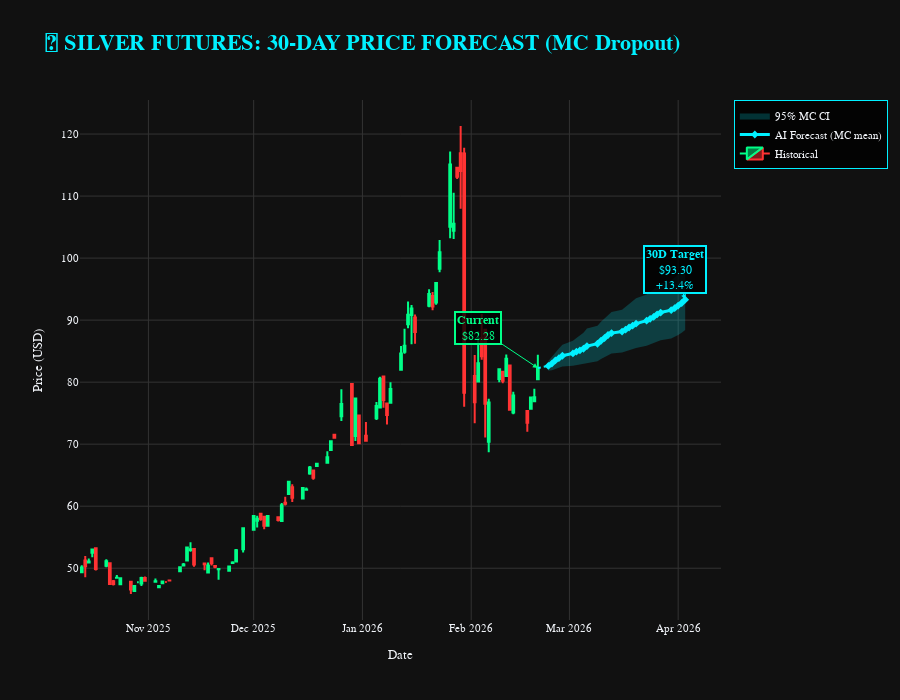

Notebook cell for this chart:
### Markdown cell above
---
# 6. FUTURE PRICE FORECAST

## 30-Day Forward Prediction

### Code cell
def mc_predict(model, X: np.ndarray, n_samples: int = 30) -> Tuple[np.ndarray, np.ndarray]:
    """
    Monte Carlo Dropout inference.
    Runs the model n_samples times with dropout ACTIVE (training=True)
    to produce a distribution of predictions — mean = forecast, std = uncertainty.
    """
    preds = np.array([
        model(X, training=True).numpy().flatten()
        for _ in range(n_samples)
    ])
    return preds.mean(axis=0), preds.std(axis=0)


def generate_future_forecast(
    df: pd.DataFrame,
    feature_cols: List[str],
    sequence_length: int = CFG.SEQ_LEN,
    forecast_days: int = 30,
    mc_samples: int = 30
) -> Tuple[np.ndarray, np.ndarray, pd.DatetimeIndex]:
    """
    Multi-step future price forecast with Monte Carlo uncertainty.

    v3.1 changes:
    • Load fold-5 checkpoint model — NO retraining (was 3+ hours)
    • Load fold-5 scaler from disk for consistent feature scaling
    • MC Dropout uncertainty via mc_predict (30 samples)
    • ±1.5%/day clip (silver typical daily range guard)
    • Confidence bands from MC std (√t propagation)
    """
    print(f"\n[FORECAST] Generating {forecast_days}-day forecast "
          f"(MC samples={mc_samples})...")

    # ── Load production model & scaler from last walk-forward fold ─────────────
    model_path  = 'checkpoints/fold5_best.keras'
    scaler_path = 'checkpoints/scaler_fold5.pkl'

    if not os.path.exists(model_path):
        raise FileNotFoundError(
            f"Fold-5 checkpoint not found at '{model_path}'. "
            "Run the Walk-Forward Validation cell first."
        )
    prod_model = tf.keras.models.load_model(
        model_path,
        custom_objects={'directional_huber_loss': directional_huber_loss}
    )
    prod_scaler = joblib.load(scaler_path)
    print(f"  ✓ Loaded fold-5 model ({model_path}) and scaler")

    # ── Prepare scaled sequence window ─────────────────────────────────────────
    features = df[feature_cols].values
    nf = features.shape[1]
    nt = sequence_length

    # Use the fold-5 scaler to transform (fitted on fold-5 train data)
    # Shape for scaler: (N_timesteps, N_features)
    X_full_s = prod_scaler.transform(features)          # (N, 18)

    # Build rolling windows on the SCALED data
    X_seqs = np.array([
        X_full_s[i - nt:i]
        for i in range(nt, len(X_full_s))
    ])  # (N_seqs, 60, 18)

    last_seq = X_seqs[-1].copy()   # Seed for recursive forecast

    # Scaling coefficients for Return_Lag_1 (feature index 0)
    # Used to re-inject today's predicted log return as tomorrows Return_Lag_1
    lag1_center = prod_scaler.center_[0]
    lag1_scale  = prod_scaler.scale_[0]

    print("  ✓ Running MC forecast...")
    fc_means, fc_stds = [], []

    for _ in range(forecast_days):
        inp = last_seq.reshape(1, nt, nf)
        p_mean, p_std = mc_predict(prod_model, inp, n_samples=mc_samples)

        # Clip to ±1.5% per day — real silver 99th-pctile daily move
        pred = float(np.clip(p_mean[0], -0.015, 0.015))
        fc_means.append(pred)
        fc_stds.append(float(p_std[0]))

        # Re-inject scaled prediction at position 0 (Return_Lag_1)
        new_feat    = last_seq[-1].copy()
        new_feat[0] = (pred - lag1_center) / lag1_scale
        last_seq    = np.vstack([last_seq[1:], new_feat])

    # ── Convert log-returns → price levels ────────────────────────────────────
    last_price = df['Silver_Close'].iloc[-1]
    fc_prices  = [last_price]
    for lr in fc_means:
        fc_prices.append(fc_prices[-1] * np.exp(lr))
    fc_prices = np.array(fc_prices[1:])

    # MC-based 2-sigma expanding confidence intervals (error propagation: ±2σ√t)
    cumul_std  = np.sqrt(np.cumsum(np.array(fc_stds) ** 2))
    conf_upper = fc_prices * np.exp( 2 * cumul_std)
    conf_lower = fc_prices * np.exp(-2 * cumul_std)

    last_date      = df.index[-1]
    forecast_dates = pd.bdate_range(
        start=last_date + pd.Timedelta(days=1), periods=forecast_days
    )

    chg = (fc_prices[-1] / last_price - 1) * 100
    print(f"  ✓ Forecast complete")
    print(f"  Current Price:  ${last_price:.2f}")
    print(f"  30-Day Target:  ${fc_prices[-1]:.2f}  ({chg:+.2f}%)")
    print(f"  MC Uncertainty: ±{np.mean(fc_stds)*100:.4f}% avg daily std")
    print(f"  95% CI range:   ${conf_lower[-1]:.2f} – ${conf_upper[-1]:.2f}")

    return fc_prices, (conf_lower, conf_upper), forecast_dates


def plot_future_forecast(
    historical_df: pd.DataFrame,
    forecast_prices: np.ndarray,
    confidence_bounds: Tuple[np.ndarray, np.ndarray],
    forecast_dates: pd.DatetimeIndex,
    lookback_days: int = 90
) -> None:
    """Bloomberg-style forecast chart with MC confidence band."""
    hist = historical_df.iloc[-lookback_days:]
    fig  = go.Figure()

    fig.add_trace(go.Candlestick(
        x=hist.index,
        open=hist['Silver_Open'], high=hist['Silver_High'],
        low=hist['Silver_Low'],   close=hist['Silver_Close'],
        name='Historical',
        increasing_line_color='#00FF88', decreasing_line_color='#FF3333'
    ))

    bridge_x = [hist.index[-1], forecast_dates[0]]
    bridge_y = [hist['Silver_Close'].iloc[-1], forecast_prices[0]]
    fig.add_trace(go.Scatter(x=bridge_x, y=bridge_y, mode='lines',
                             line=dict(color='#00F0FF', width=2, dash='dot'),
                             showlegend=False))

    fig.add_trace(go.Scatter(
        x=forecast_dates, y=forecast_prices,
        mode='lines+markers', name='AI Forecast (MC mean)',
        line=dict(color='#00F0FF', width=3),
        marker=dict(size=6, symbol='diamond')
    ))

    conf_lower, conf_upper = confidence_bounds
    fig.add_trace(go.Scatter(x=forecast_dates, y=conf_upper, mode='lines',
                             name='95% MC CI', line=dict(width=0), showlegend=False))
    fig.add_trace(go.Scatter(x=forecast_dates, y=conf_lower, mode='lines',
                             name='95% MC CI', line=dict(width=0),
                             fillcolor='rgba(0,240,255,0.2)', fill='tonexty'))

    cur_price = hist['Silver_Close'].iloc[-1]
    tgt_price = forecast_prices[-1]
    chg_pct   = (tgt_price / cur_price - 1) * 100

    fig.add_annotation(x=forecast_dates[-1], y=tgt_price,
                       text=f"<b>30D Target</b><br>${tgt_price:.2f}<br>{chg_pct:+.1f}%",
                       showarrow=True, arrowhead=2, arrowcolor='#00F0FF',
                       bgcolor='rgba(0,0,0,0.8)', bordercolor='#00F0FF',
                       borderwidth=2, font=dict(color='#00F0FF', size=12))
    fig.add_annotation(x=hist.index[-1], y=cur_price,
                       text=f"<b>Current</b><br>${cur_price:.2f}",
                       showarrow=True, arrowhead=2, arrowcolor='#00FF88',
                       bgcolor='rgba(0,0,0,0.8)', bordercolor='#00FF88',
                       borderwidth=2, font=dict(color='#00FF88', size=12),
                       ax=-60, ay=-40)

    fig.update_layout(
        title=dict(
            text='<b>🔮 SILVER FUTURES: 30-DAY PRICE FORECAST (MC Dropout)</b>',
            font=dict(size=22, color='#00F0FF', family='Courier New')
        ),
        template='plotly_dark', xaxis_title='Date', yaxis_title='Price (USD)',
        height=700, hovermode='x unified',
        font=dict(family='Courier New', size=11),
        showlegend=True,
        legend=dict(bgcolor='rgba(0,0,0,0.8)', bordercolor='#00F0FF', borderwidth=1)
    )
    fig.update_xaxes(rangeslider_visible=False, gridcolor='#333333', showgrid=True)
    fig.update_yaxes(gridcolor='#333333', showgrid=True)
    fig.show()
    print("\n[VIZ] ✓ MC Dropout forecast chart rendered")


# ── Run forecast ───────────────────────────────────────────────────────────────
forecast_prices, confidence_bounds, forecast_dates = generate_future_forecast(
    df_features, feature_cols, sequence_length=CFG.SEQ_LEN,
    forecast_days=30, mc_samples=30
)

plot_future_forecast(
    df_features, forecast_prices, confidence_bounds, forecast_dates,
    lookback_days=90
)

forecast_df = pd.DataFrame({
    'Date':           forecast_dates,
    'Forecast_Price': forecast_prices,
    'Lower_95CI':     confidence_bounds[0],
    'Upper_95CI':     confidence_bounds[1]
})
forecast_df.to_csv('silver_30day_forecast.csv', index=False)
print("\n[EXPORT] ✓ Forecast saved to silver_30day_forecast.csv")

### Figure 1 — Plotly figure (JSON) as saved in the notebook; plotly's stock layout.template omitted (floating-point values rounded to 4 significant figures)
{"data": [{"close": [50.13, 50.31, 51.07, 53.02, 49.86, 51.12, 47.45, 47.46, 48.48, 48.38, 46.56, 47.12, 47.72, 48.43, 47.99, 47.89, 47.13, 47.86, 47.79, 48.02, 50.18, 50.62, 53.33, 53.07, 50.59, 50.62, 50.45, 50.79, 50.25, 49.87, 50.29, 50.93, 52.92, 56.45, 58.42, 57.98, 57.92, 56.85, 58.42, 57.78, 60.17, 60.38, 63.93, 61.36, 62.94, 62.7, 66.24, 64.59, 66.85, 67.91, 70.49, 71.03, 76.49, 69.86, 77.37, 70.13, 70.56, 76.16, 80.53, 77.14, 74.72, 78.88, 84.61, 85.88, 90.87, 91.88, 88.09, 94.21, 92.21, 95.98, 100.9, 115.1, 105.5, 113.1, 114.0, 78.29, 76.78, 83.04, 84.17, 76.53, 76.74, 82.07, 80.22, 83.75, 75.55, 77.85, 73.45, 77.51, 77.57, 82.28], "decreasing": {"line": {"color": "#FF3333"}}, "high": [50.49, 51.99, 51.58, 53.1, 53.34, 51.43, 50.81, 48.12, 48.91, 48.43, 47.81, 47.12, 47.72, 48.61, 48.68, 48.35, 47.13, 47.88, 47.79, 48.04, 50.18, 50.85, 53.5, 54.2, 53.1, 50.75, 50.92, 51.75, 50.35, 49.94, 50.29, 51.13, 53.1, 56.46, 58.47, 58.46, 58.9, 58.3, 58.47, 58.34, 60.52, 61.53, 63.93, 63.56, 62.95, 63.0, 66.47, 65.78, 66.85, 68.86, 70.57, 71.51, 78.84, 79.7, 77.41, 74.62, 73.59, 76.82, 80.86, 80.9, 76.57, 79.97, 85.82, 88.61, 93.0, 92.42, 90.93, 94.99, 94.53, 95.98, 102.9, 117.2, 110.5, 114.6, 121.3, 117.8, 84.39, 88.19, 90.97, 88.44, 77.32, 82.07, 81.68, 84.47, 82.69, 78.47, 75.35, 77.51, 78.94, 84.42], "increasing": {"line": {"color": "#00FF88"}}, "low": [49.34, 48.53, 50.85, 51.78, 49.65, 50.14, 47.42, 47.22, 48.46, 47.42, 45.85, 46.33, 47.72, 47.13, 47.99, 47.83, 46.81, 47.56, 47.79, 48.01, 49.5, 50.43, 51.25, 52.66, 50.24, 49.67, 49.24, 50.42, 50.01, 48.12, 49.6, 50.81, 50.96, 52.55, 56.14, 56.58, 57.65, 56.3, 56.83, 57.52, 57.62, 60.12, 61.88, 60.67, 61.23, 62.54, 65.09, 64.28, 66.49, 67.0, 69.07, 71.0, 73.74, 69.86, 70.5, 70.13, 70.56, 73.9, 75.93, 75.88, 73.17, 76.7, 82.0, 84.59, 88.71, 86.13, 86.19, 92.06, 91.59, 92.48, 97.73, 103.2, 103.1, 112.7, 108.0, 76.03, 73.36, 80.0, 83.62, 71.08, 68.71, 79.98, 79.84, 80.99, 75.55, 74.83, 72.0, 75.7, 76.94, 80.46], "name": "Historical", "open": [49.34, 51.26, 50.94, 52.51, 53.22, 50.42, 50.81, 47.89, 48.47, 47.42, 47.81, 46.33, 47.72, 47.54, 48.44, 47.83, 46.92, 47.56, 47.79, 48.03, 49.5, 50.43, 51.25, 52.93, 53.1, 50.75, 49.33, 51.6, 50.35, 49.85, 49.6, 50.85, 51.1, 53.08, 56.22, 57.67, 58.78, 58.3, 56.83, 58.21, 57.62, 60.57, 61.97, 63.07, 61.23, 62.67, 65.28, 65.78, 66.5, 67.0, 69.08, 71.51, 74.5, 79.7, 71.33, 74.61, 71.38, 74.18, 75.93, 80.9, 76.57, 76.7, 82.0, 84.9, 89.35, 90.82, 90.44, 92.32, 93.89, 92.83, 98.27, 105.0, 104.4, 114.6, 116.9, 116.9, 81.0, 80.12, 87.11, 88.44, 70.4, 80.5, 81.68, 81.0, 82.68, 75.11, 75.35, 75.7, 76.94, 80.46], "type": "candlestick", "x": ["2025-10-13T00:00:00.000000000", "2025-10-14T00:00:00.000000000", "2025-10-15T00:00:00.000000000", "2025-10-16T00:00:00.000000000", "2025-10-17T00:00:00.000000000", "2025-10-20T00:00:00.000000000", "2025-10-21T00:00:00.000000000", "2025-10-22T00:00:00.000000000", "2025-10-23T00:00:00.000000000", "2025-10-24T00:00:00.000000000", "2025-10-27T00:00:00.000000000", "2025-10-28T00:00:00.000000000", "2025-10-29T00:00:00.000000000", "2025-10-30T00:00:00.000000000", "2025-10-31T00:00:00.000000000", "2025-11-03T00:00:00.000000000", "2025-11-04T00:00:00.000000000", "2025-11-05T00:00:00.000000000", "2025-11-06T00:00:00.000000000", "2025-11-07T00:00:00.000000000", "2025-11-10T00:00:00.000000000", "2025-11-11T00:00:00.000000000", "2025-11-12T00:00:00.000000000", "2025-11-13T00:00:00.000000000", "2025-11-14T00:00:00.000000000", "2025-11-17T00:00:00.000000000", "2025-11-18T00:00:00.000000000", "2025-11-19T00:00:00.000000000", "2025-11-20T00:00:00.000000000", "2025-11-21T00:00:00.000000000", "2025-11-24T00:00:00.000000000", "2025-11-25T00:00:00.000000000", "2025-11-26T00:00:00.000000000", "2025-11-28T00:00:00.000000000", "2025-12-01T00:00:00.000000000", "2025-12-02T00:00:00.000000000", "2025-12-03T00:00:00.000000000", "2025-12-04T00:00:00.000000000", "2025-12-05T00:00:00.000000000", "2025-12-08T00:00:00.000000000", "2025-12-09T00:00:00.000000000", "2025-12-10T00:00:00.000000000", "2025-12-11T00:00:00.000000000", "2025-12-12T00:00:00.000000000", "2025-12-15T00:00:00.000000000", "2025-12-16T00:00:00.000000000", "2025-12-17T00:00:00.000000000", "2025-12-18T00:00:00.000000000", "2025-12-19T00:00:00.000000000", "2025-12-22T00:00:00.000000000", "2025-12-23T00:00:00.000000000", "2025-12-24T00:00:00.000000000", "2025-12-26T00:00:00.000000000", "2025-12-29T00:00:00.000000000", "2025-12-30T00:00:00.000000000", "2025-12-31T00:00:00.000000000", "2026-01-02T00:00:00.000000000", "2026-01-05T00:00:00.000000000", "2026-01-06T00:00:00.000000000", "2026-01-07T00:00:00.000000000", "2026-01-08T00:00:00.000000000", "2026-01-09T00:00:00.000000000", "2026-01-12T00:00:00.000000000", "2026-01-13T00:00:00.000000000", "2026-01-14T00:00:00.000000000", "2026-01-15T00:00:00.000000000", "2026-01-16T00:00:00.000000000", "2026-01-20T00:00:00.000000000", "2026-01-21T00:00:00.000000000", "2026-01-22T00:00:00.000000000", "2026-01-23T00:00:00.000000000", "2026-01-26T00:00:00.000000000", "2026-01-27T00:00:00.000000000", "2026-01-28T00:00:00.000000000", "2026-01-29T00:00:00.000000000", "2026-01-30T00:00:00.000000000", "2026-02-02T00:00:00.000000000", "2026-02-03T00:00:00.000000000", "2026-02-04T00:00:00.000000000", "2026-02-05T00:00:00.000000000", "2026-02-06T00:00:00.000000000", "2026-02-09T00:00:00.000000000", "2026-02-10T00:00:00.000000000", "2026-02-11T00:00:00.000000000", "2026-02-12T00:00:00.000000000", "2026-02-13T00:00:00.000000000", "2026-02-17T00:00:00.000000000", "2026-02-18T00:00:00.000000000", "2026-02-19T00:00:00.000000000", "2026-02-20T00:00:00.000000000"]}, {"line": {"color": "#00F0FF", "dash": "dot", "width": 2}, "mode": "lines", "showlegend": false, "type": "scatter", "x": ["2026-02-20T00:00:00", "2026-02-23T00:00:00"], "y": [82.28, 82.62]}, {"line": {"color": "#00F0FF", "width": 3}, "marker": {"size": 6, "symbol": "diamond"}, "mode": "lines+markers", "name": "AI Forecast (MC mean)", "type": "scatter", "x": ["2026-02-23T00:00:00.000000000", "2026-02-24T00:00:00.000000000", "2026-02-25T00:00:00.000000000", "2026-02-26T00:00:00.000000000", "2026-02-27T00:00:00.000000000", "2026-03-02T00:00:00.000000000", "2026-03-03T00:00:00.000000000", "2026-03-04T00:00:00.000000000", "2026-03-05T00:00:00.000000000", "2026-03-06T00:00:00.000000000", "2026-03-09T00:00:00.000000000", "2026-03-10T00:00:00.000000000", "2026-03-11T00:00:00.000000000", "2026-03-12T00:00:00.000000000", "2026-03-13T00:00:00.000000000", "2026-03-16T00:00:00.000000000", "2026-03-17T00:00:00.000000000", "2026-03-18T00:00:00.000000000", "2026-03-19T00:00:00.000000000", "2026-03-20T00:00:00.000000000", "2026-03-23T00:00:00.000000000", "2026-03-24T00:00:00.000000000", "2026-03-25T00:00:00.000000000", "2026-03-26T00:00:00.000000000", "2026-03-27T00:00:00.000000000", "2026-03-30T00:00:00.000000000", "2026-03-31T00:00:00.000000000", "2026-04-01T00:00:00.000000000", "2026-04-02T00:00:00.000000000", "2026-04-03T00:00:00.000000000"], "y": [82.62, 83.0, 83.5, 83.86, 84.26, 84.63, 84.91, 85.13, 85.38, 85.82, 86.2, 86.68, 87.12, 87.6, 87.91, 88.16, 88.46, 88.81, 89.11, 89.43, 89.92, 90.2, 90.51, 90.94, 91.23, 91.6, 91.93, 92.36, 92.76, 93.3]}, {"line": {"width": 0}, "mode": "lines", "name": "95% MC CI", "showlegend": false, "type": "scatter", "x": ["2026-02-23T00:00:00.000000000", "2026-02-24T00:00:00.000000000", "2026-02-25T00:00:00.000000000", "2026-02-26T00:00:00.000000000", "2026-02-27T00:00:00.000000000", "2026-03-02T00:00:00.000000000", "2026-03-03T00:00:00.000000000", "2026-03-04T00:00:00.000000000", "2026-03-05T00:00:00.000000000", "2026-03-06T00:00:00.000000000", "2026-03-09T00:00:00.000000000", "2026-03-10T00:00:00.000000000", "2026-03-11T00:00:00.000000000", "2026-03-12T00:00:00.000000000", "2026-03-13T00:00:00.000000000", "2026-03-16T00:00:00.000000000", "2026-03-17T00:00:00.000000000", "2026-03-18T00:00:00.000000000", "2026-03-19T00:00:00.000000000", "2026-03-20T00:00:00.000000000", "2026-03-23T00:00:00.000000000", "2026-03-24T00:00:00.000000000", "2026-03-25T00:00:00.000000000", "2026-03-26T00:00:00.000000000", "2026-03-27T00:00:00.000000000", "2026-03-30T00:00:00.000000000", "2026-03-31T00:00:00.000000000", "2026-04-01T00:00:00.000000000", "2026-04-02T00:00:00.000000000", "2026-04-03T00:00:00.000000000"], "y": [83.4, 84.09, 84.88, 85.43, 86.04, 86.69, 87.14, 87.52, 87.96, 88.65, 89.11, 89.74, 90.29, 90.9, 91.32, 91.68, 92.12, 92.64, 93.09, 93.52, 94.15, 94.53, 94.95, 95.52, 95.91, 96.39, 96.81, 97.35, 97.83, 98.47]}, {"fill": "tonexty", "fillcolor": "rgba(0,240,255,0.2)", "line": {"width": 0}, "mode": "lines", "name": "95% MC CI", "type": "scatter", "x": ["2026-02-23T00:00:00.000000000", "2026-02-24T00:00:00.000000000", "2026-02-25T00:00:00.000000000", "2026-02-26T00:00:00.000000000", "2026-02-27T00:00:00.000000000", "2026-03-02T00:00:00.000000000", "2026-03-03T00:00:00.000000000", "2026-03-04T00:00:00.000000000", "2026-03-05T00:00:00.000000000", "2026-03-06T00:00:00.000000000", "2026-03-09T00:00:00.000000000", "2026-03-10T00:00:00.000000000", "2026-03-11T00:00:00.000000000", "2026-03-12T00:00:00.000000000", "2026-03-13T00:00:00.000000000", "2026-03-16T00:00:00.000000000", "2026-03-17T00:00:00.000000000", "2026-03-18T00:00:00.000000000", "2026-03-19T00:00:00.000000000", "2026-03-20T00:00:00.000000000", "2026-03-23T00:00:00.000000000", "2026-03-24T00:00:00.000000000", "2026-03-25T00:00:00.000000000", "2026-03-26T00:00:00.000000000", "2026-03-27T00:00:00.000000000", "2026-03-30T00:00:00.000000000", "2026-03-31T00:00:00.000000000", "2026-04-01T00:00:00.000000000", "2026-04-02T00:00:00.000000000", "2026-04-03T00:00:00.000000000"], "y": [81.85, 81.91, 82.14, 82.32, 82.51, 82.63, 82.75, 82.81, 82.88, 83.08, 83.37, 83.72, 84.06, 84.42, 84.63, 84.78, 84.94, 85.15, 85.3, 85.52, 85.88, 86.07, 86.28, 86.57, 86.78, 87.04, 87.3, 87.62, 87.96, 88.4]}], "layout": {"annotations": [{"arrowcolor": "#00F0FF", "arrowhead": 2, "bgcolor": "rgba(0,0,0,0.8)", "bordercolor": "#00F0FF", "borderwidth": 2, "font": {"color": "#00F0FF", "size": 12}, "showarrow": true, "text": "<b>30D Target</b><br>$93.30<br>+13.4%", "x": "2026-04-03T00:00:00", "y": 93.3}, {"arrowcolor": "#00FF88", "arrowhead": 2, "ax": -60, "ay": -40, "bgcolor": "rgba(0,0,0,0.8)", "bordercolor": "#00FF88", "borderwidth": 2, "font": {"color": "#00FF88", "size": 12}, "showarrow": true, "text": "<b>Current</b><br>$82.28", "x": "2026-02-20T00:00:00", "y": 82.28}], "font": {"family": "Courier New", "size": 11}, "height": 700, "hovermode": "x unified", "legend": {"bgcolor": "rgba(0,0,0,0.8)", "bordercolor": "#00F0FF", "borderwidth": 1}, "showlegend": true, "title": {"font": {"color": "#00F0FF", "family": "Courier New", "size": 22}, "text": "<b>🔮 SILVER FUTURES: 30-DAY PRICE FORECAST (MC Dropout)</b>"}, "xaxis": {"gridcolor": "#333333", "rangeslider": {"visible": false}, "showgrid": true, "title": {"text": "Date"}}, "yaxis": {"gridcolor": "#333333", "showgrid": true, "title": {"text": "Price (USD)"}}}}
